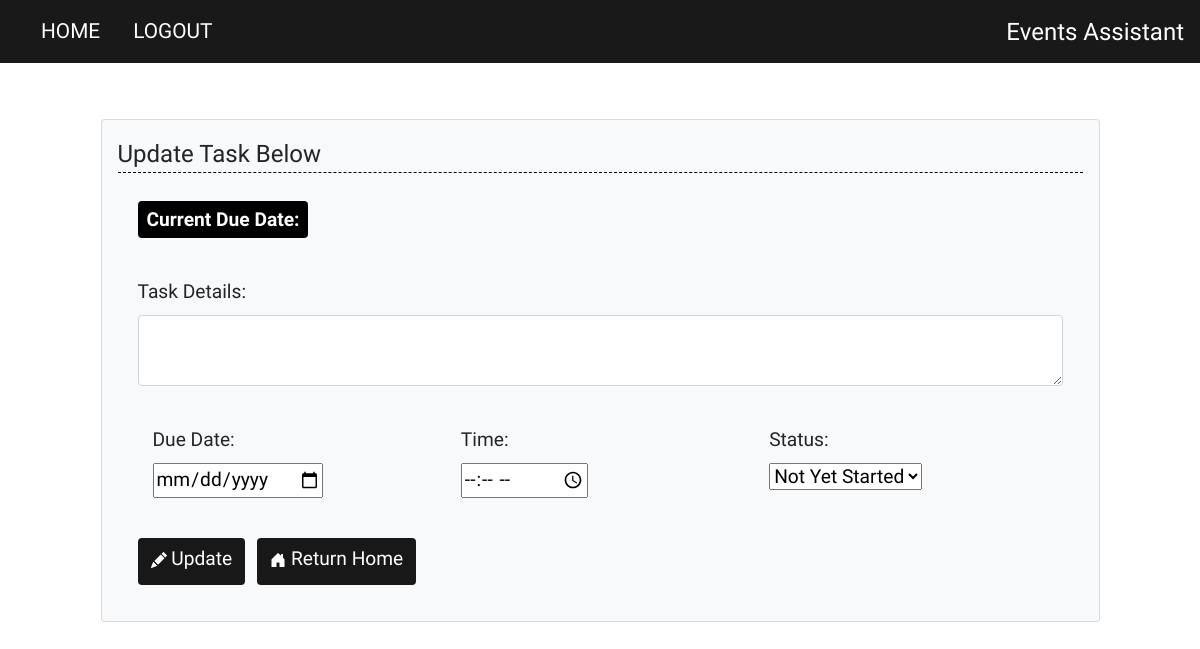
Before: /update/11 (signed in) with the older database file.
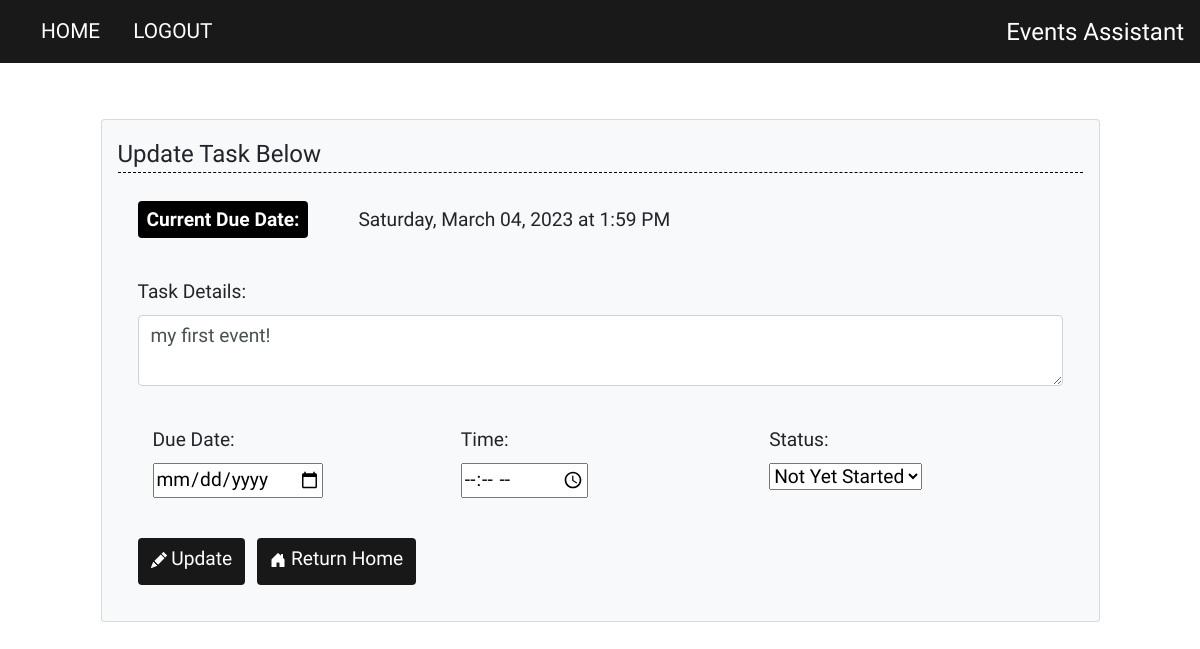
After: the same page with the newer database file.
### website/models.py (models this page shows)
class Task(db.Model):
    id = db.Column(db.Integer, primary_key=True)
    content = db.Column(db.String(200), nullable=False)
    due_date = db.Column(db.String(30)) # formatted str date (ex: Tuesday, April 05, 2022)
    due_date_int = db.Column(db.String(20)) # YYYY-MM-DD str format
    time = db.Column(db.String(20)) # str type, account for untimed tasks
    user_id = db.Column(db.Integer, db.ForeignKey('user.id'))
    status = db.Column(db.String(30), default="Not Yet Started") # Other Statuses: In Progress, Completed, Cancelled
    bookmarked = db.Column(db.Boolean, default=False)

### website/views.py (the view)
@views.route('/update/<int:id>', methods=['POST', 'GET'])
@login_required
def update(id):
    updated_task = Task.query.get(id)
    if request.method == 'POST':
        if request.form['action'] == 'Return Home':
            flash('Update cancelled. Returning Home!', category='success')
            return redirect('/')
        if updated_task.user_id == current_user.id:
            updated_task.content = request.form['content']
            date_obj = request.form['due_date']
            updated_task.due_date = format_date(date_obj)
            updated_task.due_date_int = date_obj
            if date_obj:
                time = request.form['time']
                updated_task.time = format_time(time)
            else:
                updated_task.time = '' # default time: unspecified/optional
            updated_task.status = request.form.get('taskStatus')
            try:
                db.session.commit()
                flash('Event updated!', category='success')
                return redirect('/')
            except:
                flash('Error in updating event.', category='error')
    else:
        return render_template('update.html', task=updated_task, user=current_user)

### website/__init__.py (called while the page is built)
def create_app():
    app = Flask(__name__)
    app.config['SECRET_KEY'] = '2797cfdcad8dcc11d9f00ffbc5704bee'
    app.config['SQLALCHEMY_DATABASE_URI'] = f'sqlite:///{DB_NAME}'
    db.init_app(app)
    from .views import views
    from .auth import auth
    app.register_blueprint(views, url_prefix='/')
    app.register_blueprint(auth, url_prefix='/')
    from .models import Task, User
    create_database(app)
    login_manager = LoginManager()
    login_manager.login_view = 'auth.login' # if not logged in
    login_manager.init_app(app)
    @login_manager.user_loader
    def load_user(id):
        return User.query.get(int(id))
    return app

### website/templates/update.html (shortened to what this page needs)
{% extends "base.html" %}
{% block content %}
  <div class="content-section">
    <form class="card p-3 bg-light" method="POST">
      <legend class="main-header">Update Task Below</legend>
      <div class="form-group col-title">
        <span class="badge date-badge">Current Due Date:</span>{{task.due_date}}
        {% if task.time|length > 1%}
          at {{task.time}}
        {% endif %}
      </div>
      <div class="form-group">
        <label for="content" class="col-title">Task Details:</label>
        <textarea
          id="content"
          name="content"
          class="form-control"
        >{{task.content}}</textarea>
      </div>
      <div class="row form-group">
        <div class="col">
          <label for="due_date" class="col-title">Due Date:</label>
          <br>
          <input type="date" id="due_date" name="due_date">
        </div>
        <div class="col">
          <label for="time" class="col-title">Time:</label>
          <br>
          <input type="time" id="time" name="time">
        </div>
        <div class="col">
          <label for="status" class="col-title">Status:</label>
          <br>
          <select name="taskStatus" aria-label="Select/Dropdown menu" id="curr_status">
            <option value="Not Yet Started" selected>Not Yet Started</option>
          </select>
        </div>
      </div>
      <div class="form-group">
        <button type="submit" class="btn" name="action"value="Update">
          Update
        </button>
        <button type="submit" class="btn" name="action"value="Return Home">
          Return Home
        </button>
      </div>
    </form>
  </div>
{% endblock %}

### website/templates/base.html (shortened to what this page needs)
<!DOCTYPE html>
<html>
    <head>
        <link
            rel="stylesheet"
            href="https://stackpath.bootstrapcdn.com/bootstrap/4.4.1/css/bootstrap.min.css"
        />
        <link
            rel="stylesheet"
            href="https://stackpath.bootstrapcdn.com/font-awesome/4.7.0/css/font-awesome.min.css"
        />
        <link
            type="text/css"
            rel="stylesheet"
            href="/static/style.css"
        />
    </head>
    <body>
        <nav class="navbar navbar-expand-lg navbar-container">
            <div class="collapse navbar-collapse" id="navbar">
                <div class="navbar-nav">
                    {% if user.is_authenticated %}
                        <a class="nav-item nav-link" id="home" href="/">HOME</a>
                        <a class="nav-item nav-link" id="logout" href="/logout">LOGOUT</a>
                    {% else %}
                        <a class="nav-item nav-link" id="login" href="/login">LOGIN</a>
                        <a class="nav-item nav-link" id="register" href="/register">REGISTER</a>
                    {% endif %}
                </div>
            </div>
            <span class="title-header">
                <a href="/">Events Assistant</a>
            </span>
        </nav>
        <div class="container">
            {% block content %} {% endblock %}
        </div>
    </body>
</html>

### website/static/style.css (style rules this page uses)
* { font-family: 'Pangolin', cursive; }
.content-section { margin: 5%; }
.form-group { margin: 20px; }
.col-title, .btn, .button, #content, .tasks-text, #due_date, #time, #curr_status { font-size: 1.2em; }
.navbar-container { background-color: rgba(0,0,0,0.9); text-align: center; }
.navbar-nav a, .navbar-toggler-icon { color: white; font-family: 'Yomogi', cursive; }
.nav-item { margin-left: 10%; font-size: 1.3em; }
.title-header { font-size: 1.5em; }
.title-header a { text-decoration: none; color: white; font-family: 'Yomogi', cursive; }
.main-header { border-bottom: 1px dashed black; }
.btn { background-color: rgba(0,0,0,0.9); color: white; font-family: 'Yomogi', cursive; padding-bottom: 10px; margin-right: 8px; }
.badge { padding: 9px; font-size: .9em; }
.date-badge { background-color: black; color: white; font-family: 'Yomogi', cursive; margin-right: 50px; font-size: 1em; }

Changed rows visible on the page:
added Task: due_date "Saturday, March 04, 2023", time "1:59 PM", content "my first event!"
Other visible differences:
text now shown: "at"
